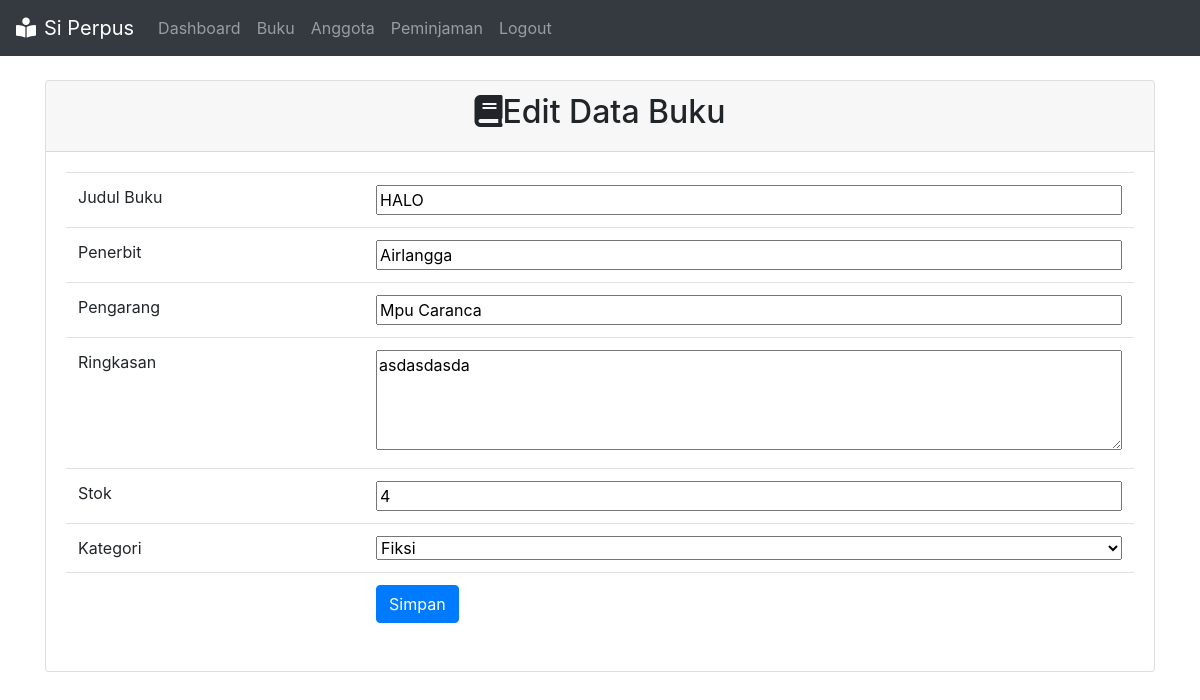
Screenshot of /buku/edit.php?id_buku=2 with the database file from the repository.
### tables this page shows
CREATE TABLE `buku` (
  `id_buku` int(3) NOT NULL,
  `judul` varchar(255) NOT NULL,
  `penerbit` varchar(50) NOT NULL,
  `pengarang` varchar(50) NOT NULL,
  `ringkasan` text NOT NULL,
  `cover` varchar(255) NOT NULL,
  `stok` int(3) NOT NULL,
  `id_kategori` int(3) DEFAULT NULL
);

### buku/edit.php (the view, shortened to what this page needs)
<?php
include '../koneksi.php';
include '../aset/header.php';
include '../aset/footer.php';
$id_buku = $_GET["id_buku"];
$query = mysqli_query($koneksi, "SELECT * FROM buku INNER JOIN kategori ON buku.id_kategori = kategori.id_kategori WHERE id_buku = '$id_buku'");
$buku = mysqli_fetch_assoc($query);
?>
<div class="container">
	<div class ="row mt-4">
		<div class="col-md">
			<center>
			<div class="card" style="width: 100%;">
				<div class="card-header" style="width:100%;">
					<h2 class="card-tittle"><i class="fas fas fa-book"> </i>Edit Data Buku</h2>
				</div>
				<div class="card-body">
				<form action="edit-proses.php" method="post">
				<table class="table">
					<tr>
						<td>Judul Buku</td>
						<td><input style="width: 100%" type="text" name="judul" value="<?= $buku['judul']; ?>" required></td>
					</tr>
					<tr>
						<td>Penerbit</td>
						<td><input  style="width: 100%" type="text" name="penerbit" value="<?= $buku['penerbit']; ?>" required></td>
					</tr>
					<tr>
						<td>Pengarang</td>
						<td><input style="width: 100%" type="text" name="pengarang" value="<?= $buku['pengarang']; ?>" required></td>
					</tr>
					<tr>
						<td>Ringkasan</td>
						<td>
							<textarea style="width: 100%; height: 100px;" name="ringkasan" value="<?= $buku['judul']; ?>" type="textarea" required><?= $buku['ringkasan']; ?></textarea>
						</td>
					</tr>
					<tr>
						<td>Stok</td>
						<td><input style="width: 100%" type="number" name="stok" value="<?= $buku['stok']; ?>" required></td>
					</tr>
					<tr>
						<td>Kategori</td>
						<td>
							<select style="width: 100%" name="id_kategori">
								<?php
									$query = mysqli_query($koneksi,"SELECT * FROM kategori");
									while($e = mysqli_fetch_assoc($query)):
								?>
								<option value="<?= $e['id_kategori']; ?>"><?= $e['kategori']; ?></option>
								<?php
									endwhile;
								?>
							</select>
						</td>
					</tr>
					<tr>
						<th></th>
						<th><input type="submit" class="btn btn-primary" name="simpan" value="Simpan"></th>
					</tr>
				</table>
				</form>
				</div>
			</div>
		</div>
	</div>
</div>
</body>
</html>

### rows the page displays
buku: judul "HALO", penerbit "Airlangga", pengarang "Mpu Caranca", ringkasan "asdasdasda", stok "4"

### other values shown
form field id_kategori "Fiksi"
